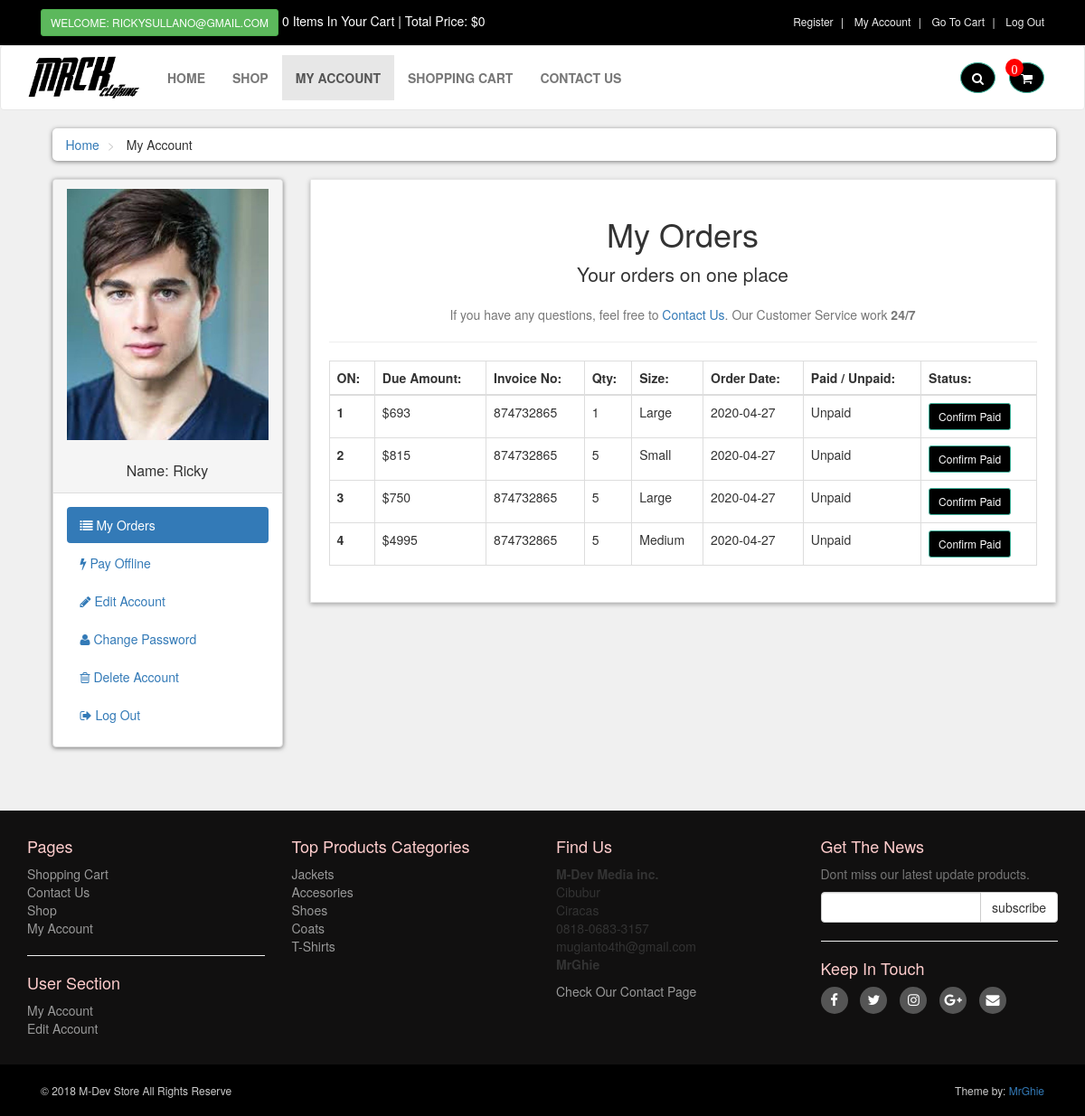
The app's page /customer/my_account.php?my_orders (signed in) with its own data.
### tables this page shows
CREATE TABLE `customers` (
  `customer_id` int(11) NOT NULL,
  `customer_name` varchar(255) NOT NULL,
  `customer_email` varchar(255) NOT NULL,
  `customer_pass` varchar(255) NOT NULL,
  `customer_country` text NOT NULL,
  `customer_city` text NOT NULL,
  `customer_contact` varchar(255) NOT NULL,
  `customer_address` text NOT NULL,
  `customer_image` text NOT NULL,
  `customer_ip` varchar(100) NOT NULL
);

CREATE TABLE `customer_orders` (
  `order_id` int(10) NOT NULL,
  `customer_id` int(10) NOT NULL,
  `due_amount` int(100) NOT NULL,
  `invoice_no` int(100) NOT NULL,
  `qty` int(10) NOT NULL,
  `size` text NOT NULL,
  `order_date` date NOT NULL,
  `order_status` text NOT NULL
);

CREATE TABLE `product_categories` (
  `p_cat_id` int(10) NOT NULL,
  `p_cat_title` text NOT NULL,
  `p_cat_desc` text NOT NULL
);

### customer/my_orders.php (the view)
<center>
    <h1> My Orders </h1>
    <p class="lead"> Your orders on one place</p>
    <p class="text-muted">
        If you have any questions, feel free to <a href="../contact.php">Contact Us</a>. Our Customer Service work <strong>24/7</strong>
    </p>
</center>
<hr>
<div class="table-responsive">
    <table class="table table-bordered table-hover">
        <thead>
            <tr>
                <th> ON: </th>
                <th> Due Amount: </th>
                <th> Invoice No: </th>
                <th> Qty: </th>
                <th> Size: </th>
                <th> Order Date:</th>
                <th> Paid / Unpaid: </th>
                <th> Status: </th>
            </tr>
        </thead>
        <tbody>
           <?php
            $customer_session = $_SESSION['customer_email'];
            $get_customer = "select * from customers where customer_email='$customer_session'";
            $run_customer = mysqli_query($con,$get_customer);
            $row_customer = mysqli_fetch_array($run_customer);
            $customer_id = $row_customer['customer_id'];
            $get_orders = "select * from customer_orders where customer_id='$customer_id'";
            $run_orders = mysqli_query($con,$get_orders);
            $i = 0;
            while($row_orders = mysqli_fetch_array($run_orders)){
                $order_id = $row_orders['order_id'];
                $due_amount = $row_orders['due_amount'];
                $invoice_no = $row_orders['invoice_no'];
                $qty = $row_orders['qty'];
                $size = $row_orders['size'];
                $order_date = substr($row_orders['order_date'],0,11);
                $order_status = $row_orders['order_status'];
                $i++;
                if($order_status=='pending'){
                    $order_status = 'Unpaid';
                }else{
                    $order_status = 'Paid';
                }
            ?>
            <tr>
                <th> <?php echo $i; ?> </th>
                <td> $<?php echo $due_amount; ?> </td>
                <td> <?php echo $invoice_no; ?> </td>
                <td> <?php echo $qty; ?> </td>
                <td> <?php echo $size; ?> </td>
                <td> <?php echo $order_date; ?> </td>
                <td> <?php echo $order_status; ?> </td>
                <td>
                    <a href="confirm.php?order_id=<?php echo $order_id; ?>" target="_blank" class="btn btn-primary btn-sm"> Confirm Paid </a>
                </td>
            </tr>
            <?php } ?>
        </tbody>
    </table>
</div>

### customer/includes/sidebar.php
<div class="panel panel-default sidebar-menu">
    <div class="panel-heading">
        <?php
        $customer_session = $_SESSION['customer_email'];
        $get_customer = "select * from customers where customer_email='$customer_session'";
        $run_customer = mysqli_query($con,$get_customer);
        $row_customer = mysqli_fetch_array($run_customer);
        $customer_image = $row_customer['customer_image'];
        $customer_name = $row_customer['customer_name'];
        if(!isset($_SESSION['customer_email'])){
        }else{
            echo "
                <center>
                    <img src='customer_images/$customer_image' class='img-responsive' >
                </center>
                <br/>
                <h3 class='panel-title' align='center'>
                    Name: $customer_name
                </h3>
            ";
        }
        ?>
    </div>
    <div class="panel-body">
        <ul class="nav-pills nav-stacked nav">
            <li class="<?php if(isset($_GET['my_orders'])){ echo "active"; } ?>">
                <a href="my_account.php?my_orders">
                    <i class="fa fa-list"></i> My Orders
                </a>
            </li>
            <li class="<?php if(isset($_GET['pay_offline'])){ echo "active"; } ?>">
                <a href="my_account.php?pay_offline">
                    <i class="fa fa-bolt"></i> Pay Offline
                </a>
            </li>
            <li class="<?php if(isset($_GET['edit_account'])){ echo "active"; } ?>">
                <a href="my_account.php?edit_account">
                    <i class="fa fa-pencil"></i> Edit Account
                </a>
            </li>
            <li class="<?php if(isset($_GET['change_pass'])){ echo "active"; } ?>">
                <a href="my_account.php?change_pass">
                    <i class="fa fa-user"></i> Change Password
                </a>
            </li>
            <li class="<?php if(isset($_GET['delete_account'])){ echo "active"; } ?>">
                <a href="my_account.php?delete_account">
                    <i class="fa fa-trash-o"></i> Delete Account
                </a>
            </li>
            <li>
                <a href="../logout.php">
                    <i class="fa fa-sign-out"></i> Log Out
                </a>
            </li>
        </ul>
    </div>
</div>

### customer/includes/footer.php (shortened to what this page needs)
<div id="footer">
    <div class="container">
        <div class="row">
            <div class="col-sm-6 col-md-3">
               <h4>Pages</h4>
                <ul>
                    <li><a href="../cart.php">Shopping Cart</a></li>
                    <li><a href="../contact.php">Contact Us</a></li>
                    <li><a href="../shop.php">Shop</a></li>
                    <li><a href="my_account.php">My Account</a></li>
                </ul>
                <hr>
                <h4>User Section</h4>
                <ul>
                           <?php
                           if(!isset($_SESSION['customer_email'])){
                               echo"<a href='../checkout.php'>Login</a>";
                           }else{
                              echo"<a href='my_account.php?my_orders'>My Account</a>";
                           }
                           ?>
                    <li>
                            <?php
                           if(!isset($_SESSION['customer_email'])){
                               echo"<a href='../checkout.php'>Login</a>";
                           }else{
                              echo"<a href='my_account.php?edit_account'>Edit Account</a>";
                           }
                           ?>
                    </li>
                </ul>
            </div>
            <div class="com-sm-6 col-md-3">
                <h4>Top Products Categories</h4>
                <ul>
                    <?php
                        $get_p_cats = "select * from product_categories";
                        $run_p_cats = mysqli_query($con,$get_p_cats);
                        while($row_p_cats=mysqli_fetch_array($run_p_cats)){
                            $p_cat_id = $row_p_cats['p_cat_id'];
                            $p_cat_title = $row_p_cats['p_cat_title'];
                            echo "
                                <li>
                                    <a href='../shop.php?p_cat=$p_cat_id'>
                                        $p_cat_title
                                    </a>
                                </li>
                            ";
                        }
                    ?>
                </ul>
            </div>
            <div class="col-sm-6 col-md-3">
                <h4>Find Us</h4>
                <p>
                    <strong>M-Dev Media inc.</strong>
                    <br/>Cibubur
                    <br/>Ciracas
                    <br/>0818-0683-3157
                    <br/>mugianto4th@gmail.com
                    <br/><strong>MrGhie</strong>
                </p>
                <a href="../contact.php">Check Our Contact Page</a>
            </div>
            <div class="col-sm-6 col-md-3">
                <h4>Get The News</h4>
                <p class="text-muted">
                    Dont miss our latest update products.
                </p>
                <form action="https://feedburner.google.com/fb/a/mailverify" method="post" target="popupwindow" onsubmit="window.open('https://feedburner.google.com/fb/a/mailverify?uri=M-devMedia', 'popupwindow', 'scrollbars=yes,width=550,height=520');return true" method="post">
                    <div class="input-group">
                        <input type="text" class="form-control" name="email">
                        <span class="input-group-btn">
                            <input type="submit" value="subscribe" class="btn btn-default">
                        </span>
                    </div>
                </form>
                <hr>
                <h4>Keep In Touch</h4>
                <p class="social">
                    <a href="../#" class="fa fa-facebook"></a>
                    <a href="../#" class="fa fa-twitter"></a>
                    <a href="../#" class="fa fa-instagram"></a>
                    <a href="../#" class="fa fa-google-plus"></a>
                    <a href="../#" class="fa fa-envelope"></a>
                </p>
            </div>
        </div>
    </div>
</div>
<div id="copyright">
    <div class="container">
        <div class="col-md-6">
            <p class="pull-left">&copy; 2018 M-Dev Store All Rights Reserve</p>
        </div>
        <div class="col-md-6">
            <p class="pull-right">Theme by: <a href="#">MrGhie</a></p>
        </div>
    </div>
</div>

### records on screen
customers: customer_image (picture), customer_name "Ricky"
customer_orders: due_amount "693", invoice_no "874732865", qty "1", size "Large", order_date "2020-04-27", order_status "Unpaid"
customer_orders: due_amount "815", invoice_no "874732865", qty "5", size "Small", order_date "2020-04-27", order_status "Unpaid"
customer_orders: due_amount "750", invoice_no "874732865", qty "5", size "Large", order_date "2020-04-27", order_status "Unpaid"
customer_orders: due_amount "4995", invoice_no "874732865", qty "5", size "Medium", order_date "2020-04-27", order_status "Unpaid"
product_categories: p_cat_title "Jackets"
product_categories: p_cat_title "Accesories"
product_categories: p_cat_title "Shoes"
product_categories: p_cat_title "Coats"
product_categories: p_cat_title "T-Shirts"

### other values on screen
$_SESSION['customer_email'] "RICKYSULLANO@GMAIL.COM"
$count_items "0 0"
$total "0"
